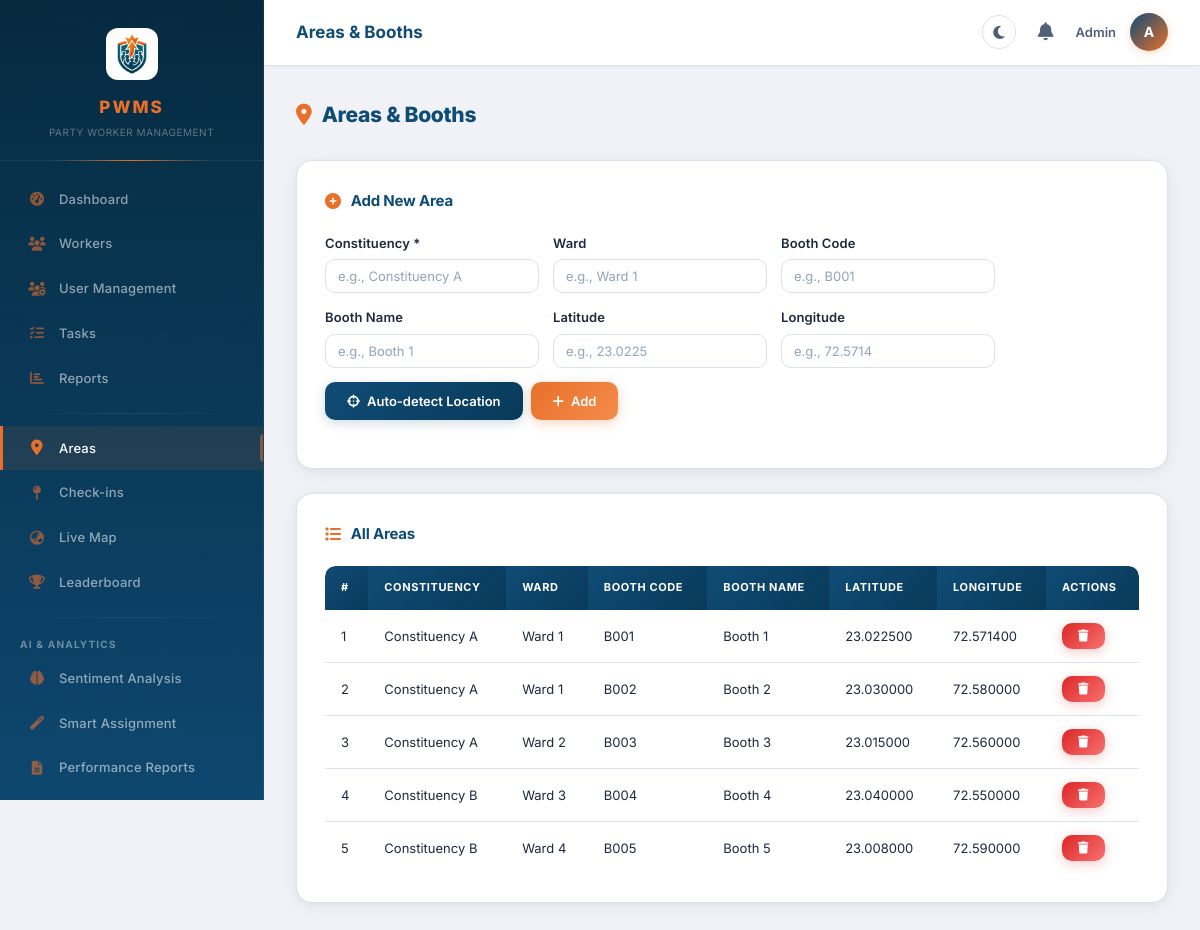
Page /admin/areas.php (signed in) on the committed database.
### tables this page shows
CREATE TABLE IF NOT EXISTS areas (
    id INT AUTO_INCREMENT PRIMARY KEY,
    constituency VARCHAR(100) NOT NULL,
    ward VARCHAR(100) DEFAULT NULL,
    booth_code VARCHAR(50) DEFAULT NULL,
    booth_name VARCHAR(100) DEFAULT NULL,
    latitude DECIMAL(10, 8) DEFAULT NULL,
    longitude DECIMAL(11, 8) DEFAULT NULL,
    created_at TIMESTAMP DEFAULT CURRENT_TIMESTAMP
);

### admin/areas.php (the view, shortened to what this page needs)
<?php
$pageTitle = "Areas & Booths";
require_once __DIR__ . '/../config/auth.php';
$areas = $conn->query("SELECT * FROM areas ORDER BY constituency, ward, booth_code");
include __DIR__ . '/../includes/header.php';
include __DIR__ . '/../includes/sidebar.php';
?>
<div class="page-header">
    <h4><i class="fas fa-map-marker-alt"></i> Areas & Booths</h4>
</div>
<div class="card-box">
    <h5><i class="fas fa-plus-circle"></i> Add New Area</h5>
    <form method="POST" class="filter-bar">
        <div class="form-group">
            <label>Constituency *</label>
            <input type="text" name="constituency" class="form-control" required placeholder="e.g., Constituency A">
        </div>
        <div class="form-group">
            <label>Ward</label>
            <input type="text" name="ward" class="form-control" placeholder="e.g., Ward 1">
        </div>
        <div class="form-group">
            <label>Booth Code</label>
            <input type="text" name="booth_code" class="form-control" placeholder="e.g., B001">
        </div>
        <div class="form-group">
            <label>Booth Name</label>
            <input type="text" name="booth_name" class="form-control" placeholder="e.g., Booth 1">
        </div>
        <div class="form-group">
            <label>Latitude</label>
            <input type="number" step="any" name="latitude" id="area-lat" class="form-control" placeholder="e.g., 23.0225">
        </div>
        <div class="form-group">
            <label>Longitude</label>
            <input type="number" step="any" name="longitude" id="area-lng" class="form-control" placeholder="e.g., 72.5714">
        </div>
        <div class="form-group" style="display:flex;align-items:flex-end;gap:8px;flex-wrap:wrap;">
            <button type="button" class="btn btn-secondary" id="fetch-loc-btn" onclick="fetchLocation()">
                <i class="fas fa-crosshairs"></i> Auto-detect Location
            </button>
            <button type="submit" class="btn btn-primary"><i class="fas fa-plus"></i> Add</button>
        </div>
    </form>
</div>
<div class="card-box">
    <h5><i class="fas fa-list"></i> All Areas</h5>
    <div class="table-responsive">
        <table class="data-table">
            <thead>
                <tr>
                    <th>#</th>
                    <th>Constituency</th>
                    <th>Ward</th>
                    <th>Booth Code</th>
                    <th>Booth Name</th>
                    <th>Latitude</th>
                    <th>Longitude</th>
                    <th>Actions</th>
                </tr>
            </thead>
            <tbody>
                <?php if ($areas->num_rows > 0): ?>
                    <?php $i = 1; while ($row = $areas->fetch_assoc()): ?>
                    <tr>
                        <td><?php echo $i++; ?></td>
                        <td><?php echo htmlspecialchars($row['constituency']); ?></td>
                        <td><?php echo htmlspecialchars($row['ward'] ?? '-'); ?></td>
                        <td><?php echo htmlspecialchars($row['booth_code'] ?? '-'); ?></td>
                        <td><?php echo htmlspecialchars($row['booth_name'] ?? '-'); ?></td>
                        <td><?php echo $row['latitude'] ? number_format($row['latitude'], 6) : '-'; ?></td>
                        <td><?php echo $row['longitude'] ? number_format($row['longitude'], 6) : '-'; ?></td>
                        <td>
                            <form method="POST" style="display:inline;" onsubmit="return confirmDelete('Delete this area?')">
                                <button type="submit" class="btn btn-sm btn-danger" title="Delete"><i class="fas fa-trash"></i></button>
                            </form>
                        </td>
                    </tr>
                    <?php endwhile; ?>
                <?php else: ?>
                    <tr><td colspan="8" class="empty-state">No areas added yet.</td></tr>
                <?php endif; ?>
            </tbody>
        </table>
    </div>
</div>
<link rel="stylesheet" href="https://unpkg.com/leaflet@1.9.4/dist/leaflet.css"/>
<?php include __DIR__ . '/../includes/footer.php'; ?>

### includes/header.php (shortened to what this page needs)
<!DOCTYPE html>
<html lang="en" id="app-root">
<head>
    <link rel="stylesheet" href="https://cdnjs.cloudflare.com/ajax/libs/font-awesome/6.4.0/css/all.min.css"
>
    <link rel="stylesheet" href="<?php echo BASE_URL; ?>/assets/css/style.css">
</head>
<body>
    <div class="app-wrapper">

### includes/sidebar.php (shortened to what this page needs)
<?php
$currentPage = basename($_SERVER['PHP_SELF'], '.php');
$isWorker = isset($_SESSION['user_role']) && $_SESSION['user_role'] === 'worker';
?>
<aside class="sidebar">
    <div class="sidebar-header">
        <div class="logo-icon">
            <img src="<?php echo BASE_URL; ?>/assets/images/logo.png" alt="PWMS Logo" class="sidebar-logo-img">
        </div>
        <h3>PWMS</h3>
        <p class="sidebar-tagline">Party Worker Management</p>
    </div>
    <nav class="sidebar-nav">
        <?php if (!$isWorker): ?>
            <a href="<?php echo BASE_URL; ?>/admin/dashboard.php" class="<?php echo $currentPage === 'dashboard' ? 'active' : ''; ?>">
                <i class="fas fa-tachometer-alt"></i> Dashboard
            </a>
            <a href="<?php echo BASE_URL; ?>/admin/workers.php"
                class="<?php echo in_array($currentPage, ['workers','worker_add','worker_edit']) ? 'active' : ''; ?>">
                <i class="fas fa-users"></i> Workers
            </a>
            <a href="<?php echo BASE_URL; ?>/admin/users.php"
                class="<?php echo in_array($currentPage, ['users','user_add']) ? 'active' : ''; ?>">
                <i class="fas fa-users-cog"></i> User Management
            </a>
            <a href="<?php echo BASE_URL; ?>/admin/tasks.php"
                class="<?php echo in_array($currentPage, ['tasks','task_add','task_view']) ? 'active' : ''; ?>">
                <i class="fas fa-tasks"></i> Tasks
            </a>
            <a href="<?php echo BASE_URL; ?>/admin/reports.php"
                class="<?php echo in_array($currentPage, ['reports','export']) ? 'active' : ''; ?>">
                <i class="fas fa-chart-bar"></i> Reports
            </a>
            <div class="nav-divider"></div>
            <a href="<?php echo BASE_URL; ?>/admin/areas.php" class="<?php echo $currentPage === 'areas' ? 'active' : ''; ?>">
                <i class="fas fa-map-marker-alt"></i> Areas
            </a>
            <a href="<?php echo BASE_URL; ?>/admin/checkins.php" class="<?php echo $currentPage === 'checkins' ? 'active' : ''; ?>">
                <i class="fas fa-map-pin"></i> Check-ins
            </a>
            <a href="<?php echo BASE_URL; ?>/admin/map.php" class="<?php echo $currentPage === 'map' ? 'active' : ''; ?>">
                <i class="fas fa-globe-asia"></i> Live Map
            </a>
            <a href="<?php echo BASE_URL; ?>/admin/leaderboard.php" class="<?php echo $currentPage === 'leaderboard' ? 'active' : ''; ?>">
                <i class="fas fa-trophy"></i> Leaderboard
            </a>
            <div class="nav-divider"></div>
            <span class="nav-section-label">AI &amp; Analytics</span>
            <a href="<?php echo BASE_URL; ?>/admin/sentiment.php" class="<?php echo $currentPage === 'sentiment' ? 'active' : ''; ?>">
                <i class="fas fa-brain"></i> Sentiment Analysis
            </a>
            <a href="<?php echo BASE_URL; ?>/admin/smart_assign.php" class="<?php echo $currentPage === 'smart_assign' ? 'active' : ''; ?>">
                <i class="fas fa-magic"></i> Smart Assignment
            </a>
            <a href="<?php echo BASE_URL; ?>/admin/performance_report.php"
                class="<?php echo in_array($currentPage, ['performance_report','report_view']) ? 'active' : ''; ?>">
                <i class="fas fa-file-alt"></i> Performance Reports
            </a>
        <?php endif; ?>
    </nav>
</aside>
<div class="main-content">
    <div class="top-bar">
        <div style="display:flex;align-items:center;gap:12px;">
            <h4><?php echo isset($pageTitle) ? $pageTitle : 'Dashboard'; ?></h4>
        </div>
        <div class="user-info">
            <button class="dark-toggle" id="dark-toggle" onclick="toggleDarkMode()" title="Toggle dark mode">
                <i class="fas fa-moon" id="dark-icon"></i>
            </button>
            <div class="notif-bell" id="notif-bell" onclick="toggleNotifPanel()">
                <i class="fas fa-bell"></i>
            </div>
            <span><?php echo htmlspecialchars($_SESSION['user_name'] ?? 'User'); ?></span>
            <div class="user-avatar"><?php echo strtoupper(substr($_SESSION['user_name'] ?? 'U', 0, 1)); ?></div>
        </div>
    </div>
    <div class="content-area">

### includes/footer.php (shortened to what this page needs)
    </div>
</div>
</div>
</body>
</html>

### rows in the picture
areas: constituency "Constituency A", ward "Ward 1", booth_code "B001", booth_name "Booth 1", latitude "23.022500", longitude "72.571400"
areas: constituency "Constituency A", ward "Ward 1", booth_code "B002", booth_name "Booth 2", latitude "23.030000", longitude "72.580000"
areas: constituency "Constituency A", ward "Ward 2", booth_code "B003", booth_name "Booth 3", latitude "23.015000", longitude "72.560000"
areas: constituency "Constituency B", ward "Ward 3", booth_code "B004", booth_name "Booth 4", latitude "23.040000", longitude "72.550000"
areas: constituency "Constituency B", ward "Ward 4", booth_code "B005", booth_name "Booth 5", latitude "23.008000", longitude "72.590000"

### other values in the picture
$pageTitle "Areas & Booths"
$_SESSION['user_name'] "Admin"
substr($_SESSION['user_name'] ?? 'U', 0, 1) "A"
